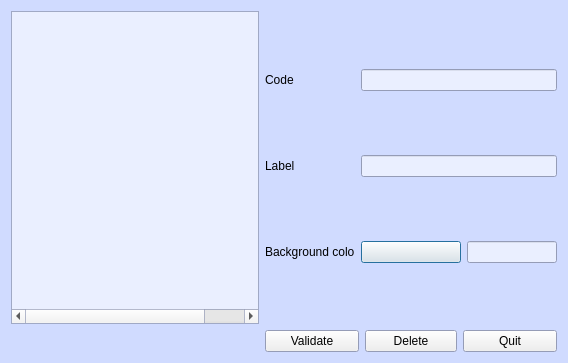
<?xml version="1.0" encoding="UTF-8"?>
<ui version="4.0">
 <class>DlgResp</class>
 <widget class="QDialog" name="DlgResp">
  <property name="geometry">
   <rect>
    <x>0</x>
    <y>0</y>
    <width>568</width>
    <height>363</height>
   </rect>
  </property>
  <property name="palette">
   <palette>
    <active>
     <colorrole role="Base">
      <brush brushstyle="SolidPattern">
       <color alpha="255">
        <red>234</red>
        <green>239</green>
        <blue>255</blue>
       </color>
      </brush>
     </colorrole>
     <colorrole role="Window">
      <brush brushstyle="SolidPattern">
       <color alpha="255">
        <red>208</red>
        <green>219</green>
        <blue>255</blue>
       </color>
      </brush>
     </colorrole>
    </active>
    <inactive>
     <colorrole role="Base">
      <brush brushstyle="SolidPattern">
       <color alpha="255">
        <red>234</red>
        <green>239</green>
        <blue>255</blue>
       </color>
      </brush>
     </colorrole>
     <colorrole role="Window">
      <brush brushstyle="SolidPattern">
       <color alpha="255">
        <red>208</red>
        <green>219</green>
        <blue>255</blue>
       </color>
      </brush>
     </colorrole>
    </inactive>
    <disabled>
     <colorrole role="Base">
      <brush brushstyle="SolidPattern">
       <color alpha="255">
        <red>208</red>
        <green>219</green>
        <blue>255</blue>
       </color>
      </brush>
     </colorrole>
     <colorrole role="Window">
      <brush brushstyle="SolidPattern">
       <color alpha="255">
        <red>208</red>
        <green>219</green>
        <blue>255</blue>
       </color>
      </brush>
     </colorrole>
    </disabled>
   </palette>
  </property>
  <property name="windowTitle">
   <string>Persons in charge table</string>
  </property>
  <property name="windowIcon">
   <iconset resource="synoptux.qrc">
    <normaloff>:/images/Resp.png</normaloff>:/images/Resp.png</iconset>
  </property>
  <layout class="QGridLayout" name="gridLayout">
   <item row="0" column="0">
    <widget class="QTreeWidget" name="treeWidget_Resp">
     <property name="font">
      <font>
       <weight>75</weight>
       <bold>true</bold>
      </font>
     </property>
     <attribute name="headerVisible">
      <bool>false</bool>
     </attribute>
     <column>
      <property name="text">
       <string notr="true">Code</string>
      </property>
      <property name="textAlignment">
       <set>AlignHCenter|AlignVCenter|AlignCenter</set>
      </property>
     </column>
     <column>
      <property name="text">
       <string>Label</string>
      </property>
     </column>
     <column>
      <property name="text">
       <string/>
      </property>
      <property name="textAlignment">
       <set>AlignHCenter|AlignVCenter|AlignCenter</set>
      </property>
     </column>
    </widget>
   </item>
   <item row="0" column="1" colspan="3">
    <layout class="QVBoxLayout" name="verticalLayout" stretch="0,0,0">
     <item>
      <layout class="QHBoxLayout" name="horizontalLayout_code">
       <item>
        <widget class="QLabel" name="label_CodeBqe">
         <property name="minimumSize">
          <size>
           <width>90</width>
           <height>0</height>
          </size>
         </property>
         <property name="text">
          <string>Code </string>
         </property>
        </widget>
       </item>
       <item>
        <widget class="QLineEdit" name="lineEdit_CodeResp">
         <property name="focusPolicy">
          <enum>Qt::StrongFocus</enum>
         </property>
         <property name="maxLength">
          <number>20</number>
         </property>
        </widget>
       </item>
      </layout>
     </item>
     <item>
      <layout class="QHBoxLayout" name="horizontalLayout_2">
       <item>
        <widget class="QLabel" name="label_NomBqe">
         <property name="minimumSize">
          <size>
           <width>90</width>
           <height>0</height>
          </size>
         </property>
         <property name="text">
          <string>Label</string>
         </property>
        </widget>
       </item>
       <item>
        <widget class="QLineEdit" name="lineEdit_NomResp">
         <property name="maxLength">
          <number>30</number>
         </property>
        </widget>
       </item>
      </layout>
     </item>
     <item>
      <layout class="QHBoxLayout" name="horizontalLayout_4">
       <item>
        <widget class="QLabel" name="label_coul_b">
         <property name="minimumSize">
          <size>
           <width>90</width>
           <height>0</height>
          </size>
         </property>
         <property name="text">
          <string>Background color</string>
         </property>
        </widget>
       </item>
       <item>
        <widget class="QPushButton" name="pushButton_CouleurFond">
         <property name="minimumSize">
          <size>
           <width>100</width>
           <height>0</height>
          </size>
         </property>
         <property name="text">
          <string/>
         </property>
        </widget>
       </item>
       <item>
        <widget class="QLineEdit" name="lineEdit_CouleurFondCode"/>
       </item>
      </layout>
     </item>
    </layout>
   </item>
   <item row="1" column="0">
    <widget class="QLabel" name="label_ImageEuros">
     <property name="text">
      <string/>
     </property>
     <property name="pixmap">
      <pixmap>images/Euros.png</pixmap>
     </property>
    </widget>
   </item>
   <item row="1" column="1" rowspan="2">
    <widget class="QPushButton" name="pushButton_ValidResp">
     <property name="text">
      <string>Validate</string>
     </property>
    </widget>
   </item>
   <item row="1" column="2" rowspan="2">
    <widget class="QPushButton" name="pushButton_annuler">
     <property name="text">
      <string>Delete</string>
     </property>
    </widget>
   </item>
   <item row="1" column="3" rowspan="2">
    <widget class="QPushButton" name="pushButton_QuitterResp">
     <property name="text">
      <string>Quit</string>
     </property>
    </widget>
   </item>
  </layout>
 </widget>
 <tabstops>
  <tabstop>lineEdit_CodeResp</tabstop>
  <tabstop>pushButton_ValidResp</tabstop>
  <tabstop>pushButton_annuler</tabstop>
  <tabstop>pushButton_QuitterResp</tabstop>
 </tabstops>
 <resources>
  <include location="synoptux.qrc"/>
 </resources>
 <connections/>
</ui>
